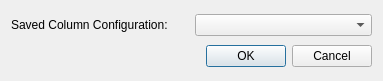
<?xml version="1.0" encoding="UTF-8"?>
<ui version="4.0">
 <class>Dialog</class>
 <widget class="QDialog" name="Dialog">
  <property name="geometry">
   <rect>
    <x>0</x>
    <y>0</y>
    <width>383</width>
    <height>81</height>
   </rect>
  </property>
  <property name="windowTitle">
   <string>Use Saved Column Configuration</string>
  </property>
  <layout class="QGridLayout" name="gridLayout">
   <item row="0" column="0">
    <widget class="QLabel" name="label">
     <property name="text">
      <string>Saved Column Configuration:</string>
     </property>
    </widget>
   </item>
   <item row="0" column="1">
    <widget class="QComboBox" name="comboBox"/>
   </item>
   <item row="1" column="0" colspan="2">
    <widget class="QDialogButtonBox" name="buttonBox">
     <property name="orientation">
      <enum>Qt::Horizontal</enum>
     </property>
     <property name="standardButtons">
      <set>QDialogButtonBox::Cancel|QDialogButtonBox::Ok</set>
     </property>
    </widget>
   </item>
  </layout>
 </widget>
 <resources/>
 <connections>
  <connection>
   <sender>buttonBox</sender>
   <signal>accepted()</signal>
   <receiver>Dialog</receiver>
   <slot>accept()</slot>
   <hints>
    <hint type="sourcelabel">
     <x>248</x>
     <y>254</y>
    </hint>
    <hint type="destinationlabel">
     <x>157</x>
     <y>274</y>
    </hint>
   </hints>
  </connection>
  <connection>
   <sender>buttonBox</sender>
   <signal>rejected()</signal>
   <receiver>Dialog</receiver>
   <slot>reject()</slot>
   <hints>
    <hint type="sourcelabel">
     <x>316</x>
     <y>260</y>
    </hint>
    <hint type="destinationlabel">
     <x>286</x>
     <y>274</y>
    </hint>
   </hints>
  </connection>
 </connections>
</ui>
